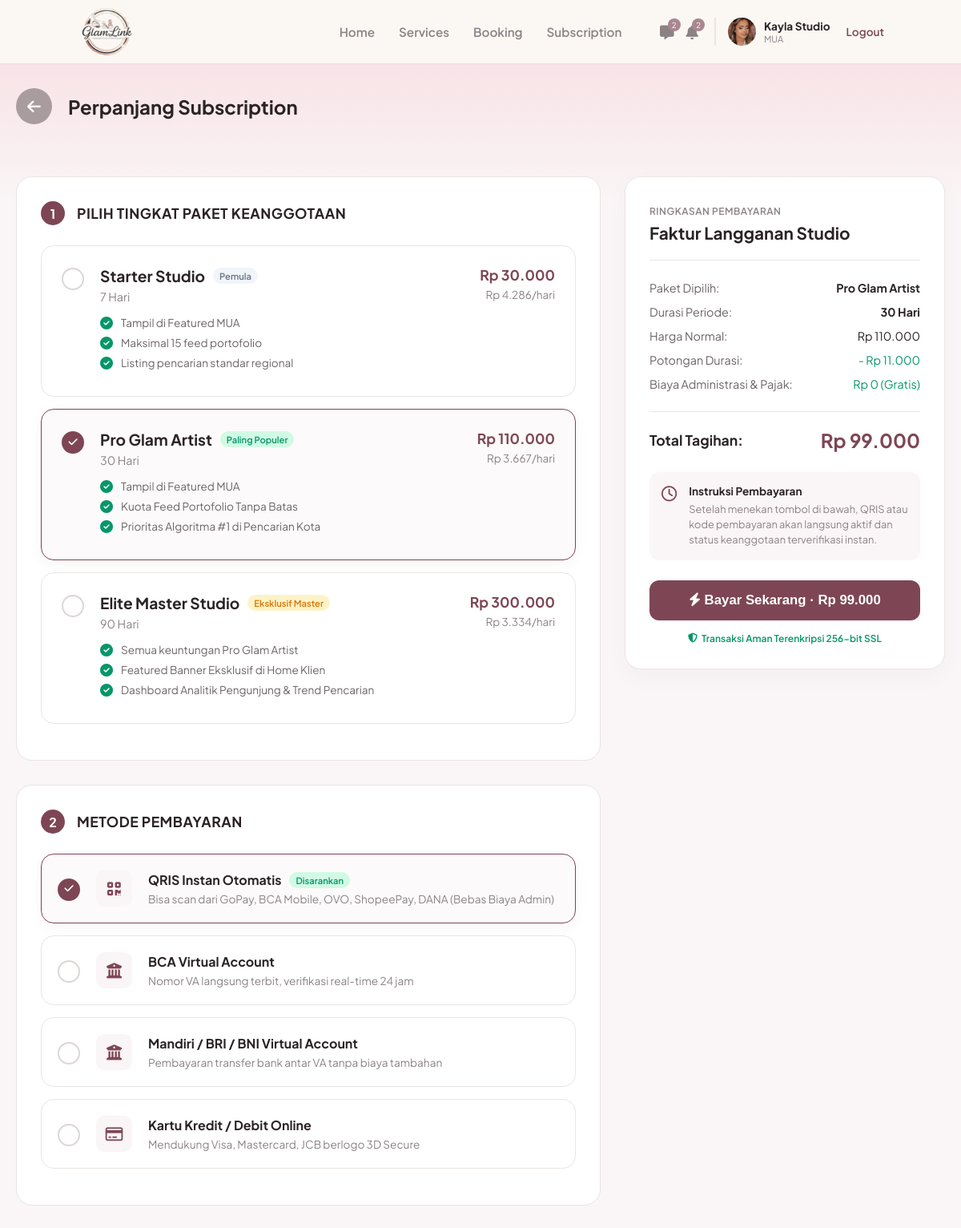
/mua/subscription_pay.php (signed in), run on the app's committed database.
### tables this page shows
CREATE TABLE `users` (
  `id_user` int(11) NOT NULL,
  `nama` varchar(100) NOT NULL,
  `email` varchar(100) NOT NULL,
  `nomor_telepon` varchar(20) DEFAULT NULL,
  `nama_brand` varchar(150) DEFAULT NULL,
  `bio` text DEFAULT NULL,
  `lokasi` varchar(150) DEFAULT NULL,
  `foto_profil` varchar(255) DEFAULT NULL,
  `password` varchar(255) NOT NULL,
  `role` enum('mua','pelanggan','admin') NOT NULL,
  `dibuat_pada` timestamp NOT NULL DEFAULT current_timestamp(),
  `status_verifikasi` enum('pending','approved','rejected') NOT NULL DEFAULT 'approved',
  `alasan_tolak` varchar(255) DEFAULT NULL
);

CREATE TABLE `subscription_packages` (
  `id_paket` int(11) NOT NULL,
  `nama_paket` varchar(100) NOT NULL,
  `durasi_hari` int(11) NOT NULL,
  `harga` int(11) NOT NULL
);

### mua/subscription_pay.php (the view, shortened to what this page needs)
<?php
require '../koneksi.php';
$id_paket_aktif = isset($_GET['id_paket']) ? (int)$_GET['id_paket'] : 2;
$q_paket = mysqli_query($koneksi, "SELECT * FROM subscription_packages ORDER BY id_paket ASC");
$pakets = [];
while($row = mysqli_fetch_assoc($q_paket)){
    $pakets[$row['id_paket']] = $row;
}
?>
<!DOCTYPE html>
<html lang="id">
<head>
    <link rel="stylesheet" href="https://cdnjs.cloudflare.com/ajax/libs/font-awesome/6.4.0/css/all.min.css">
    <link rel="stylesheet" href="../assets/css/navbar.css">
    <link rel="stylesheet" href="../assets/css/mua_subscription.css">
</head>
<body>
    <?php include '../navbar.php'; ?>
    <div class="pay-top-bg">
        <div class="pay-container">
            <a href="subscription.php" class="btn-back-pay"><i class="fa-solid fa-arrow-left"></i></a>
            <h2>Perpanjang Subscription</h2>
        </div>
    </div>
    <main class="pay-container" style="margin-top: -30px; padding-bottom: 50px;">
        <form method="POST" action="" id="formPembayaran" class="pay-grid">
            <div class="pay-left">
                <div class="pay-step-box">
                    <div class="step-header">
                        <div class="step-num">1</div>
                        <h3>PILIH TINGKAT PAKET KEANGGOTAAN</h3>
                    </div>
                    <label class="radio-card <?php echo $id_paket_aktif == 1 ? 'selected' : ''; ?>">
                        <div class="rc-check"><i class="fa-solid fa-check"></i></div>
                        <div class="rc-content">
                            <div class="rc-top">
                                <div>
                                    <h4><?php echo htmlspecialchars($pakets[1]['nama_paket']); ?> <span class="badge-tier basic">Pemula</span></h4>
                                    <p class="rc-dur"><?php echo $pakets[1]['durasi_hari']; ?> Hari</p>
                                </div>
                                <div class="rc-price-right">
                                    <h4>Rp <?php echo number_format($pakets[1]['harga'], 0, ',', '.'); ?></h4>
                                    <p>Rp <?php echo number_format(ceil($pakets[1]['harga'] / $pakets[1]['durasi_hari']), 0, ',', '.'); ?>/hari</p>
                                </div>
                            </div>
                            <ul class="rc-features">
                                <li><i class="fa-solid fa-check-circle"></i> Tampil di Featured MUA</li>
                                <li><i class="fa-solid fa-check-circle"></i> Maksimal 15 feed portofolio</li>
                                <li><i class="fa-solid fa-check-circle"></i> Listing pencarian standar regional</li>
                            </ul>
                        </div>
                    </label>
                    <label class="radio-card <?php echo $id_paket_aktif == 2 ? 'selected' : ''; ?>">
                        <div class="rc-check"><i class="fa-solid fa-check"></i></div>
                        <div class="rc-content">
                            <div class="rc-top">
                                <div>
                                    <h4><?php echo htmlspecialchars($pakets[2]['nama_paket']); ?> <span class="badge-tier pop">Paling Populer</span></h4>
                                    <p class="rc-dur"><?php echo $pakets[2]['durasi_hari']; ?> Hari</p>
                                </div>
                                <div class="rc-price-right">
                                    <h4>Rp <?php echo number_format($pakets[2]['harga'], 0, ',', '.'); ?></h4>
                                    <p>Rp <?php echo number_format(ceil($pakets[2]['harga'] / $pakets[2]['durasi_hari']), 0, ',', '.'); ?>/hari</p>
                                </div>
                            </div>
                            <ul class="rc-features">
                                <li><i class="fa-solid fa-check-circle"></i> Tampil di Featured MUA</li>
                                <li><i class="fa-solid fa-check-circle"></i> Kuota Feed Portofolio Tanpa Batas</li>
                                <li><i class="fa-solid fa-check-circle"></i> Prioritas Algoritma #1 di Pencarian Kota</li>
                            </ul>
                        </div>
                    </label>
                    <label class="radio-card <?php echo $id_paket_aktif == 3 ? 'selected' : ''; ?>">
                        <div class="rc-check"><i class="fa-solid fa-check"></i></div>
                        <div class="rc-content">
                            <div class="rc-top">
                                <div>
                                    <h4><?php echo htmlspecialchars($pakets[3]['nama_paket']); ?> <span class="badge-tier vip">Eksklusif Master</span></h4>
                                    <p class="rc-dur"><?php echo $pakets[3]['durasi_hari']; ?> Hari</p>
                                </div>
                                <div class="rc-price-right">
                                    <h4>Rp <?php echo number_format($pakets[3]['harga'], 0, ',', '.'); ?></h4>
                                    <p>Rp <?php echo number_format(ceil($pakets[3]['harga'] / $pakets[3]['durasi_hari']), 0, ',', '.'); ?>/hari</p>
                                </div>
                            </div>
                            <ul class="rc-features">
                                <li><i class="fa-solid fa-check-circle"></i> Semua keuntungan Pro Glam Artist</li>
                                <li><i class="fa-solid fa-check-circle"></i> Featured Banner Eksklusif di Home Klien</li>
                                <li><i class="fa-solid fa-check-circle"></i> Dashboard Analitik Pengunjung & Trend Pencarian</li>
                            </ul>
                        </div>
                    </label>
                </div>
                <div class="pay-step-box">
                    <div class="step-header">
                        <div class="step-num">2</div>
                        <h3>METODE PEMBAYARAN</h3>
                    </div>
                    <label class="radio-card small-card selected">
                        <div class="rc-check"><i class="fa-solid fa-check"></i></div>
                        <div class="rc-icon"><i class="fa-solid fa-qrcode"></i></div>
                        <div class="rc-text-simple">
                            <h4>QRIS Instan Otomatis <span class="badge-tier pop">Disarankan</span></h4>
                            <p>Bisa scan dari GoPay, BCA Mobile, OVO, ShopeePay, DANA (Bebas Biaya Admin)</p>
                        </div>
                    </label>
                    <label class="radio-card small-card">
                        <div class="rc-check"><i class="fa-solid fa-check"></i></div>
                        <div class="rc-icon"><i class="fa-solid fa-building-columns"></i></div>
                        <div class="rc-text-simple">
                            <h4>BCA Virtual Account</h4>
                            <p>Nomor VA langsung terbit, verifikasi real-time 24 jam</p>
                        </div>
                    </label>
                    <label class="radio-card small-card">
                        <div class="rc-check"><i class="fa-solid fa-check"></i></div>
                        <div class="rc-icon"><i class="fa-solid fa-building-columns"></i></div>
                        <div class="rc-text-simple">
                            <h4>Mandiri / BRI / BNI Virtual Account</h4>
                            <p>Pembayaran transfer bank antar VA tanpa biaya tambahan</p>
                        </div>
                    </label>
                    <label class="radio-card small-card">
                        <div class="rc-check"><i class="fa-solid fa-check"></i></div>
                        <div class="rc-icon"><i class="fa-regular fa-credit-card"></i></div>
                        <div class="rc-text-simple">
                            <h4>Kartu Kredit / Debit Online</h4>
                            <p>Mendukung Visa, Mastercard, JCB berlogo 3D Secure</p>
                        </div>
                    </label>
                </div>
            </div>
            <div class="pay-right">
                <div class="summary-box">
                    <span class="sum-label">RINGKASAN PEMBAYARAN</span>
                    <h3>Faktur Langganan Studio</h3>
                    <div class="sum-details">
                        <div class="sum-row">
                            <span class="sr-label">Paket Dipilih:</span>
                            <span class="sr-val bold" id="sumPaket">Memuat...</span>
                        </div>
                        <div class="sum-row">
                            <span class="sr-label">Durasi Periode:</span>
                            <span class="sr-val bold" id="sumDurasi">...</span>
                        </div>
                        <div class="sum-row">
                            <span class="sr-label">Harga Normal:</span>
                            <span class="sr-val" id="sumNormal">Rp 0</span>
                        </div>
                        <div class="sum-row" id="rowDiskon" style="display: none;">
                            <span class="sr-label">Potongan Durasi:</span>
                            <span class="sr-val text-green" id="sumDiskon">- Rp 0</span>
                        </div>
                        <div class="sum-row">
                            <span class="sr-label">Biaya Administrasi & Pajak:</span>
                            <span class="sr-val text-green">Rp 0 (Gratis)</span>
                        </div>
                    </div>
                    <div class="sum-total">
                        <span>Total Tagihan:</span>
                        <span class="st-price" id="sumTotalTagihan">Rp 0</span>
                    </div>
                    <div class="sum-info-box">
                        <i class="fa-regular fa-clock"></i>
                        <div>
                            <strong>Instruksi Pembayaran</strong>
                            <p>Setelah menekan tombol di bawah, QRIS atau kode pembayaran akan langsung aktif dan status keanggotaan terverifikasi instan.</p>
                        </div>
                    </div>
                    <button type="submit" name="bayar_sekarang" class="btn-bayar">
                        <i class="fa-solid fa-bolt"></i> Bayar Sekarang &middot; <span id="btnTotal">Rp 0</span>
                    </button>
                    <p class="secure-text"><i class="fa-solid fa-shield-halved"></i> Transaksi Aman Terenkripsi 256-bit SSL</p>
                </div>
            </div>
        </form>
    </main>
</body>
</html>

### navbar.php (shortened to what this page needs)
<?php
$path_prefix = in_array(basename(dirname($_SERVER['PHP_SELF'])), ['mua', 'klien']) ? '../' : '';
$nav_logged_in = isset($_SESSION['status_login']) && $_SESSION['status_login'] == true;
$nav_role = isset($_SESSION['role']) ? $_SESSION['role'] : '';
if ($nav_logged_in && in_array($nav_role, ['mua', 'pelanggan']) && isset($koneksi)) {
    $id_mua_nav = $_SESSION['id_user'];
    $nav_query = mysqli_query($koneksi, "SELECT nama, nama_brand, foto_profil, status_verifikasi FROM users WHERE id_user = '$id_mua_nav'");
    $nav_profil = mysqli_fetch_assoc($nav_query);
}
?>
<header class="navbar">
    <div class="logo">
        <a href="<?php echo $path_prefix; ?>index.php">
            <img src="<?php echo $path_prefix; ?>assets/img/logo.png" alt="GlamLink">
        </a>
    </div>
    <?php if (!$nav_logged_in): ?>
        <div class="nav-links">
            <a href="<?php echo $path_prefix; ?>login.php" class="btn-text">Masuk</a>
            <a href="<?php echo $path_prefix; ?>login.php" class="btn-outline">Masuk Sebagai MUA</a>
            <a href="<?php echo $path_prefix; ?>register.php" class="btn-filled">Daftar</a>
        </div>
    <?php elseif ($nav_role == 'mua'): ?>
        <?php if (($nav_profil['status_verifikasi'] ?? 'approved') === 'approved'): ?>
        <div class="nav-menu-mua">
            <a href="<?php echo $path_prefix; ?>mua/index.php">Home</a>
            <a href="<?php echo $path_prefix; ?>mua/services.php">Services</a>
            <a href="<?php echo $path_prefix; ?>mua/booking.php">Booking</a>
            <a href="<?php echo $path_prefix; ?>mua/subscription.php">Subscription</a>
        </div>
        <?php endif; ?>
        <div class="nav-profile-mua">
            <div class="nav-icons">
                <a href="#" class="icon-btn"><i class="fa-solid fa-message"></i><span class="badge">2</span></a>
                <a href="#" class="icon-btn"><i class="fa-solid fa-bell"></i><span class="badge">2</span></a>
            </div>
            <div class="profile-info">
                <?php if(!empty($nav_profil['foto_profil'])): ?>
                    <img src="<?php echo $path_prefix; ?>assets/img/<?php echo htmlspecialchars($nav_profil['foto_profil']); ?>" alt="Profile">
                <?php else: ?>
                    <div style="width:35px;height:35px;background:#e0d8da;border-radius:50%;display:flex;align-items:center;justify-content:center;color:#fff;font-size:0.8rem;"><i class="fa-solid fa-user"></i></div>
                <?php endif; ?>
                <div class="profile-text">
                    <span class="brand-name"><?php echo htmlspecialchars($nav_profil['nama_brand'] ?? 'Nama Brand'); ?></span>
                    <span class="role-text"><?php echo ($nav_profil['status_verifikasi'] ?? 'approved') === 'approved' ? 'MUA' : 'Belum terverifikasi'; ?></span>
                </div>
            </div>
            <a href="<?php echo $path_prefix; ?>logout.php" class="logout-link">Logout</a>
        </div>
    <?php endif; ?>
</header>

### assets/css/navbar.css (style rules this page uses)
:root { --gl-primary: #7E4655; --gl-primary-dark: #623642; --gl-soft: #f0e6e9; }
.navbar { position: fixed; inset: 0 0 auto 0; height: 80px; display: flex; align-items: center; justify-content: space-between; padding: 0 8%; background-color: #FBF8F4; border-bottom: 1px solid #eadfe0; box-sizing: border-box; z-index: 1000; font-family: 'Plus Jakarta Sans', sans-serif; }
.navbar .logo { display: flex; align-items: center; }
.navbar .logo img { display: block; height: 60px; width: auto; }
.nav-menu-mua { display: flex; gap: 30px; font-weight: 600; font-size: 0.95rem; position: absolute; left: 50%; transform: translateX(-50%); }
.nav-menu-mua a { text-decoration: none; color: #8c8286; transition: 0.3s; font-family: 'Plus Jakarta Sans', sans-serif; }
.nav-profile-mua { display: flex; align-items: center; gap: 20px; }
.nav-icons { display: flex; gap: 15px; }
.nav-icons .icon-btn { position: relative; color: #8c8286; font-size: 1.1rem; text-decoration: none; }
.nav-icons .badge { position: absolute; top: -6px; right: -8px; background-color: #A98790; color: white; font-size: 0.6rem; padding: 2px 5px; border-radius: 50%; }
.profile-info { display: flex; align-items: center; gap: 10px; border-left: 2px solid #eae5e3; padding-left: 15px; }
.profile-info img { width: 35px; height: 35px; border-radius: 50%; object-fit: cover; }
.profile-text { display: flex; flex-direction: column; }
.profile-text .brand-name { font-weight: 700; color: #2b2326; font-size: 0.85rem; }
.profile-text .role-text { font-size: 0.7rem; color: #8c8286; }
.logout-link { color: var(--gl-primary); font-size: 0.85rem; text-decoration: none; font-weight: 600; }

### data on the page
users: foto_profil (picture), nama_brand "Kayla Studio"
subscription_packages: nama_paket "Starter Studio", durasi_hari "7", harga "30.000", ceil($pakets[1]['harga'] / $pakets[1]['durasi_hari']) "4.286"
subscription_packages: nama_paket "Pro Glam Artist", durasi_hari "30", harga "110.000", ceil($pakets[2]['harga'] / $pakets[2]['durasi_hari']) "3.667"
subscription_packages: nama_paket "Elite Master Studio", durasi_hari "90", harga "300.000", ceil($pakets[3]['harga'] / $pakets[3]['durasi_hari']) "3.334"
